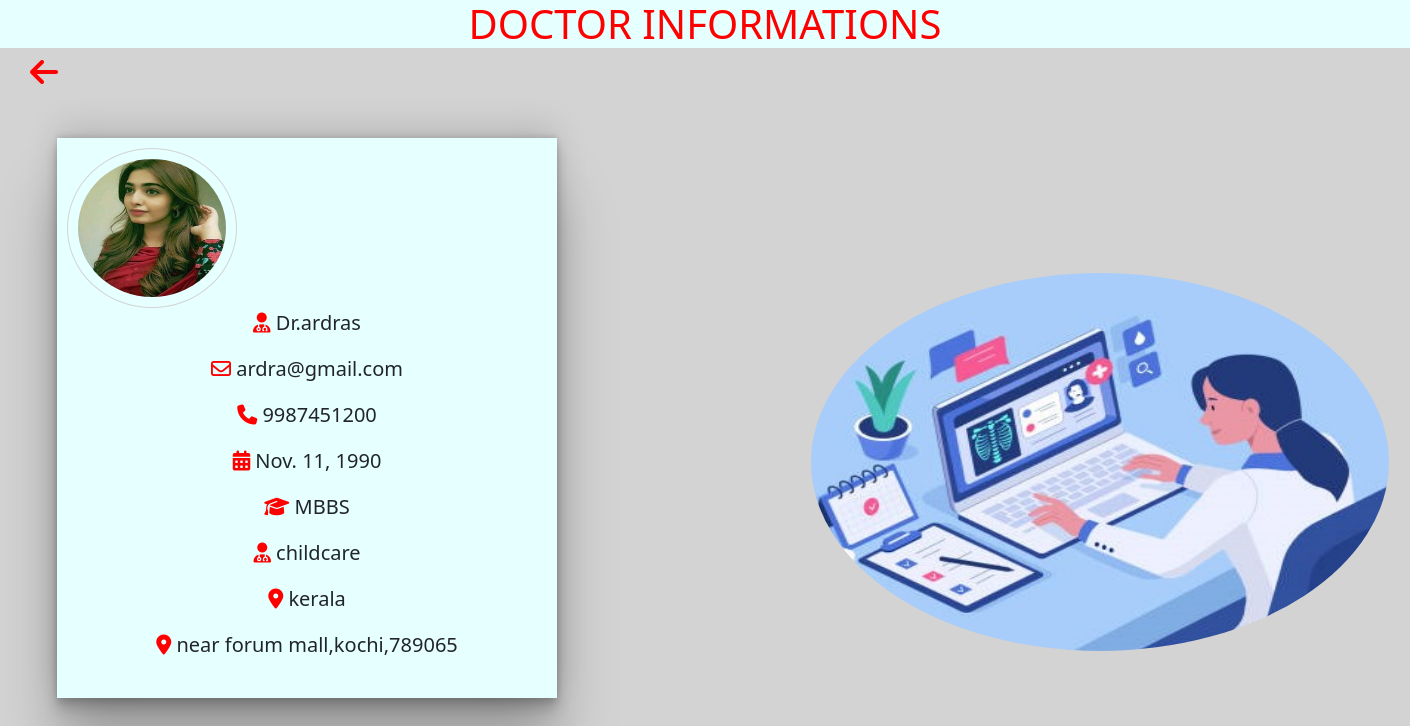
Page /mgmt_app/singleforpatients/1 on the committed database.
### mgmt_app/models.py (models this page shows, shortened)
class doctorinfomodel(models.Model):
    choice=[('MBBS','MBBS'),
            ('MD','MD'),
            ('MS','MS'),
            ('BAMS','BAMS'),
            ('BHMS','BHMS')
            ]
    fname=models.CharField(max_length=50)
    dimage=models.FileField(upload_to='mgmt_app/static')
    email=models.EmailField()
    phone=models.IntegerField()
    gender=models.CharField(max_length=10)
    date=models.DateField()
    select=models.CharField(max_length=50,choices=choice)
    specialization=models.CharField(max_length=250)
    about=models.CharField(max_length=500)
    state=models.CharField(max_length=100)
    address=models.CharField(max_length=250)

### mgmt_app/views.py (the view)
# urls.py: path('singleforpatients/<int:id>',singleforpatients),
def singleforpatients(request,id):
    a=doctorinfomodel.objects.get(id=id)
    im=str(a.dimage).split('/')[-1]
    return render(request,'singledoctorpatient.html',{'a':a,'im':im})

### mgmt_app/templates/singledoctorpatient.html (shortened to what this page needs)
<!DOCTYPE html>
{% load static %}
<html lang="en">
<head>
    <link href="https://cdn.jsdelivr.net/npm/bootstrap@5.0.2/dist/css/bootstrap.min.css" rel="stylesheet">
</head>
<body>
<h1>DOCTOR INFORMATIONS</h1>
<div>
    <a href="http://127.0.0.1:8000/mgmt_app/patientprofile/"><i class="fa-solid fa-arrow-left fa-2x" style="color:red;margin-left:30px;"></i></a>
</div>
<div class="container mt-5">
    <div class="di">
        <img src="{% static im %}" height="160px" width="170px">
      <p><i class="fa-solid fa-user-doctor"></i> Dr.{{a.fname}}</p>
      <p><i class="fa-regular fa-envelope"></i> {{a.email}}</p>
       <p><i class="fa-solid fa-phone"></i> {{a.phone}}</p>
      <p><i class="fa-solid fa-calendar-days"></i> {{a.date}}</p>
        <p><i class="fa-solid fa-graduation-cap"></i> {{a.select}}</p>
       <p><i class="fa-solid fa-user-doctor"></i> {{a.specialization}}</p>
       <p><i class="fa-solid fa-location-dot"></i> {{a.state}}</p>
         <p><i class="fa-solid fa-location-dot"></i> {{a.address}}</p>
    </div>
</div>
<img src="{% static 'onlinedoctor12.jpg' %}" class="two">
</body>
</html>

### mgmt_app/templates/singledoctorpatient.html (style rules this page uses)
* { padding:0px; margin:0px; box:border-box; }
body { background:lightgrey; }
img { border:1px solid lightgrey; border-radius:100%; padding:10px; margin-left:10px; margin-top:10px; }
.di { height:560px; width:500px; background-color:#e6ffff; box-shadow: rgba(0, 0, 0, 0.25) 0px 54px 55px, rgba(0, 0, 0, 0.12) 0px -12px 30px, rgba(0, 0, 0, 0.12) 0px 4px 6px, rgba(0, 0, 0, 0.17) 0px 12px 13px, rgba(0, 0, 0, 0.09) 0px -3px 5px; }
p { text-align:center; font-size:20px; }
h1 { text-align:center; color:red; background-color:#e6ffff; }
.fa-solid,.fa-regular { color:red; }
.two { margin-left:800px; margin-top:-500px; height:400px; width:600px; }

### rows in the picture
doctorinfomodel: fname "ardras", email "ardra@gmail.com", phone "9987451200", date "Nov. 11, 1990", select "MBBS", specialization "childcare", state "kerala", address "near forum mall,kochi,789065"
